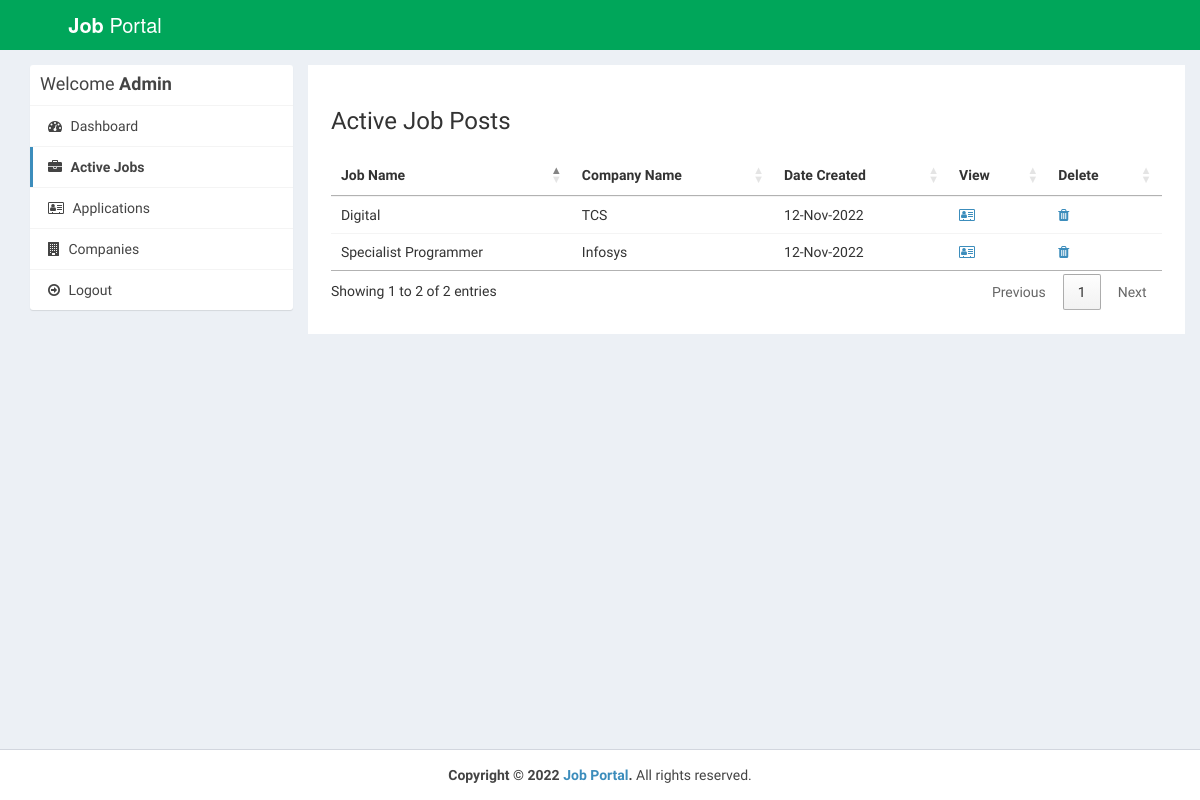
/admin/active-jobs.php (signed in), run on the app's committed database.
### tables this page shows
CREATE TABLE `job_post` (
  `id_jobpost` int(11) NOT NULL,
  `id_company` int(11) NOT NULL,
  `jobtitle` varchar(255) NOT NULL,
  `description` text NOT NULL,
  `minimumsalary` varchar(255) NOT NULL,
  `maximumsalary` varchar(255) NOT NULL,
  `experience` varchar(255) NOT NULL,
  `qualification` varchar(255) NOT NULL,
  `createdat` timestamp NOT NULL DEFAULT current_timestamp()
);

CREATE TABLE `company` (
  `id_company` int(11) NOT NULL,
  `name` varchar(255) NOT NULL,
  `companyname` varchar(255) NOT NULL,
  `country` varchar(255) NOT NULL,
  `state` varchar(255) NOT NULL,
  `city` varchar(255) NOT NULL,
  `contactno` varchar(255) NOT NULL,
  `website` varchar(255) NOT NULL,
  `email` varchar(255) NOT NULL,
  `password` varchar(255) NOT NULL,
  `aboutme` varchar(255) DEFAULT NULL,
  `logo` varchar(255) NOT NULL,
  `createdAt` timestamp NOT NULL DEFAULT current_timestamp(),
  `active` int(11) NOT NULL DEFAULT 2
);

### admin/active-jobs.php (the view, shortened to what this page needs)
<?php
require_once("../db.php");
?>
<!DOCTYPE html>
<html>
<head>
  <link rel="stylesheet" href="https://cdnjs.cloudflare.com/ajax/libs/twitter-bootstrap/3.3.7/css/bootstrap.min.css">
  <link rel="stylesheet" href="https://cdnjs.cloudflare.com/ajax/libs/font-awesome/4.7.0/css/font-awesome.min.css">
  <link rel="stylesheet" href="https://cdnjs.cloudflare.com/ajax/libs/ionicons/2.0.1/css/ionicons.min.css">
  <link rel="stylesheet" href="https://cdn.datatables.net/1.10.15/css/jquery.dataTables.min.css">
  <link rel="stylesheet" href="../css/AdminLTE.min.css">
  <link rel="stylesheet" href="../css/_all-skins.min.css">
  <link rel="stylesheet" href="../css/custom.css">
</head>
<body class="hold-transition skin-green sidebar-mini">
<div class="wrapper">
  <header class="main-header">
    <a href="index.php" class="logo logo-bg">
      <span class="logo-lg"><b>Job</b> Portal</span>
    </a>
    <nav class="navbar navbar-static-top">
    </nav>
  </header>
  <div class="content-wrapper" style="margin-left: 0px;">
    <section id="candidates" class="content-header">
      <div class="container">
        <div class="row">
          <div class="col-md-3">
            <div class="box box-solid">
              <div class="box-header with-border">
                <h3 class="box-title">Welcome <b>Admin</b></h3>
              </div>
              <div class="box-body no-padding">
                <ul class="nav nav-pills nav-stacked">
                  <li><a href="dashboard.php"><i class="fa fa-dashboard"></i> Dashboard</a></li>
                  <li class="active"><a href="active-jobs.php"><i class="fa fa-briefcase"></i> Active Jobs</a></li>
                  <li><a href="applications.php"><i class="fa fa-address-card-o"></i> Applications</a></li>
                  <li><a href="companies.php"><i class="fa fa-building"></i> Companies</a></li>
                  <li><a href="../logout.php"><i class="fa fa-arrow-circle-o-right"></i> Logout</a></li>
                </ul>
              </div>
            </div>
          </div>
          <div class="col-md-9 bg-white padding-2">
            <h3>Active Job Posts</h3>
            <div class="row margin-top-20">
              <div class="col-md-12">
                <div class="box-body table-responsive no-padding">
                  <table id="example2" class="table table-hover">
                    <thead>
                      <th>Job Name</th>
                      <th>Company Name</th>
                      <th>Date Created</th>
                      <th>View</th>
                      <th>Delete</th>
                    </thead>
                    <tbody>
                      <?php
                      $sql = "SELECT job_post.*, company.companyname FROM job_post INNER JOIN company ON job_post.id_company=company.id_company";
                      $result = $conn->query($sql);
                      if($result->num_rows > 0) {
                        while($row = $result->fetch_assoc()) {
                      ?>
                      <tr>
                        <td><?php echo $row['jobtitle']; ?></td>
                        <td><?php echo $row['companyname']; ?></td>
                        <td><?php echo date("d-M-Y", strtotime($row['createdat'])); ?></td>
                        <td><a href="view-job-post.php?id=<?php echo $row['id_jobpost']; ?>"><i class="fa fa-address-card-o"></i></a></td>
                        <td><a href="delete-job-post.php?id=<?php echo $row['id_jobpost']; ?>"><i class="fa fa-trash"></i></a></td>
                      </tr>
                            <?php
                        }
                      }
                    ?>
                    </tbody>
                  </table>
                </div>
              </div>
            </div>
          </div>
        </div>
      </div>
    </section>
  </div>
  <footer class="main-footer" style="margin-left: 0px;">
    <div class="text-center">
      <strong>Copyright &copy; 2022 <a href="learningfromscratch.online">Job Portal</a>.</strong> All rights
    reserved.
    </div>
  </footer>
</div>
</body>
</html>

### css/custom.css (style rules this page uses)
.logo-bg { background-color: #00A65A !important; }
.margin-top-20 { margin-top: 20px; }
.padding-2 { padding: 2%; }
.bg-white { background-color: #fff; }

### data on the page
job_post: jobtitle "Specialist Programmer", id_company.companyname "Infosys", createdat "12-Nov-2022"
job_post: jobtitle "Digital", id_company.companyname "TCS", createdat "12-Nov-2022"
